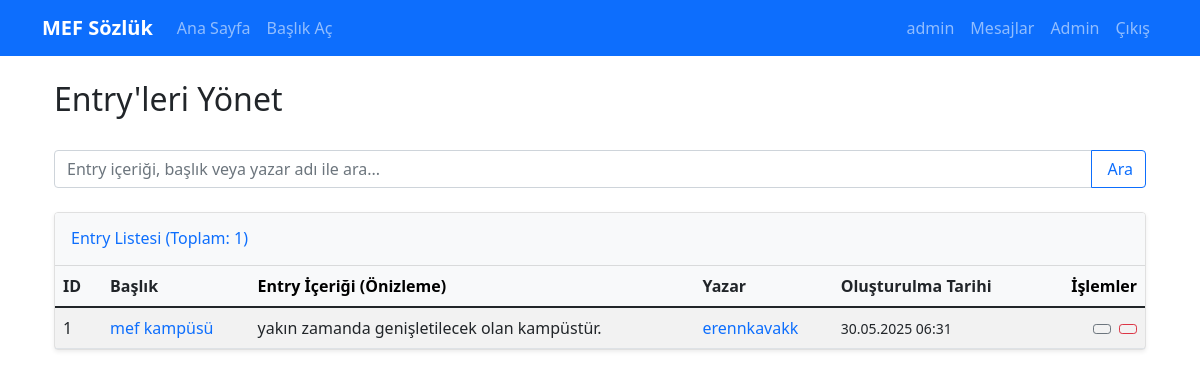
Screenshot of /admin/entries (signed in) with the database file from the repository.
### app/models/user.py (models this page shows, shortened)
class User(UserMixin, db.Model):
    id = db.Column(db.Integer, primary_key=True)
    email = db.Column(db.String(120), unique=True, nullable=False)
    nickname = db.Column(db.String(80), unique=True, nullable=False)
    real_name = db.Column(db.String(100), nullable=False)
    password_hash = db.Column(db.String(128))
    email_confirmed = db.Column(db.Boolean, default=False)
    email_confirmation_token = db.Column(db.String(100), unique=True)
    created_at = db.Column(db.DateTime, default=lambda: datetime.now(timezone.utc))
    last_seen = db.Column(db.DateTime, default=lambda: datetime.now(timezone.utc))
    is_admin = db.Column(db.Boolean, default=False)
    is_active = db.Column(db.Boolean, default=True)
    bio = db.Column(db.Text)
    entries = db.relationship('Entry', backref='author', lazy='dynamic', cascade='all, delete-orphan')
    following = db.relationship('Follow',
                               foreign_keys='Follow.follower_id',
                               backref='follower',
                               lazy='dynamic',
                               cascade='all, delete-orphan')
    followers = db.relationship('Follow',
                               foreign_keys='Follow.followed_id',
                               backref='followed',
                               lazy='dynamic',
                               cascade='all, delete-orphan')
    favorites = db.relationship('Favorite', backref='user', lazy='dynamic', cascade='all, delete-orphan')
    sent_messages = db.relationship('Message',
                                   foreign_keys='Message.sender_id',
                                   backref='sender',
                                   lazy='dynamic',
                                   cascade='all, delete-orphan')
    received_messages = db.relationship('Message',
                                       foreign_keys='Message.recipient_id',
                                       backref='recipient',
                                       lazy='dynamic',
                                       cascade='all, delete-orphan')
    def get_unread_message_count(self):
        return self.received_messages.filter_by(is_read=False).count()

### app/models/entry.py (models this page shows, shortened)
class Entry(db.Model):
    id = db.Column(db.Integer, primary_key=True)
    content = db.Column(db.Text, nullable=False)
    created_at = db.Column(db.DateTime, default=lambda: datetime.now(timezone.utc))
    updated_at = db.Column(db.DateTime, default=lambda: datetime.now(timezone.utc))
    title_id = db.Column(db.Integer, db.ForeignKey('title.id'), nullable=False)
    author_id = db.Column(db.Integer, db.ForeignKey('user.id'), nullable=False)
    favorites = db.relationship('Favorite', backref='entry', lazy='dynamic', cascade='all, delete-orphan')

class Title(db.Model):
    id = db.Column(db.Integer, primary_key=True)
    name = db.Column(db.String(200), unique=True, nullable=False)
    created_at = db.Column(db.DateTime, default=lambda: datetime.now(timezone.utc))
    last_entry_time = db.Column(db.DateTime, default=lambda: datetime.now(timezone.utc))
    entries = db.relationship('Entry', backref='title', lazy='dynamic', cascade='all, delete-orphan')

### app/routes/admin.py (the view, shortened to what this page needs)
@admin_bp.route('/entries')
@login_required
@admin_required
def manage_entries():
    page = request.args.get('page', 1, type=int)
    search = request.args.get('search', default="", type=str).strip()
    sort_by = request.args.get('sort_by', 'created_at')
    sort_order = request.args.get('sort_order', 'desc')
    query = Entry.query # BAŞLANGIÇ ATAMASI
    if search or sort_by in ['author_nickname', 'title_name']:
         query = query.join(User, Entry.author_id == User.id).join(Title, Entry.title_id == Title.id)
    order_column_map = {
        'id': Entry.id,
        'content': Entry.content, # Uzun metin için sıralama pratik olmayabilir
        'author_nickname': User.nickname,
        'title_name': Title.name,
        'created_at': Entry.created_at
    }
    order_column = order_column_map.get(sort_by, Entry.created_at)
    if sort_order == 'asc':
        query = query.order_by(order_column.asc())
    else:
        query = query.order_by(order_column.desc())
    entries = query.paginate(page=page, per_page=10, error_out=False)
    return render_template('admin/entries.html',
                            entries=entries,
                            search=search,
                            sort_by=sort_by,
                            sort_order=sort_order)

### app/__init__.py (called while the page is built)
@login_manager.user_loader
def load_user(user_id):
    from app.models.user import User
    return User.query.get(int(user_id))

### app/templates/admin/entries.html (shortened to what this page needs)
{% extends "base.html" %} {% block page_title %}Entry'leri Yönet{% endblock %}
{% block content %}
<div class="container-fluid mt-4 mb-5">
    <div class="d-flex justify-content-between align-items-center mb-4">
        <h2>Entry'leri Yönet</h2>
    </div>
    <form method="GET" action="{{ url_for('admin.manage_entries') }}" class="mb-4">
        <div class="input-group">
            <input type="text" class="form-control" name="search" placeholder="Entry içeriği, başlık veya yazar adı ile ara..." value="{{ search|default('') }}">
            <button class="btn btn-outline-primary" type="submit"> Ara</button>
        </div>
    </form>
    {% if entries and entries.items %}
    <div class="card shadow-sm">
        <div class="card-header bg-light py-3">
            <h6 class="m-0 font-weight-bold text-primary">Entry Listesi (Toplam: {{ entries.total }})</h6>
        </div>
        <div class="card-body p-0">
            <div class="table-responsive">
                <table class="table table-hover table-striped align-middle mb-0">
                    <thead class="table-light">
                        <tr>
                            {% macro sortable_th(field_name, display_name, current_sort_by, current_sort_order, current_search) -%}
                                <th scope="col">
                                    <a href="{{ url_for('admin.manage_entries', page=request.args.get('page', 1), search=current_search, sort_by=field_name, sort_order='asc' if current_sort_by == field_name and current_sort_order == 'desc' else 'desc') }}" class="text-decoration-none text-dark">
                                        {{ display_name }}
                                    </a>
                                </th>
                            {%- endmacro %}
                            {{ sortable_th('id', 'ID', sort_by, sort_order, search) }}
                            {{ sortable_th('title_name', 'Başlık', sort_by, sort_order, search) }}
                            <th scope="col">Entry İçeriği (Önizleme)</th> {{ sortable_th('author_nickname', 'Yazar', sort_by, sort_order, search) }}
                            {{ sortable_th('created_at', 'Oluşturulma Tarihi', sort_by, sort_order, search) }}
                            <th scope="col" class="text-end">İşlemler</th>
                        </tr>
                    </thead>
                    <tbody>
                        {% for entry_item in entries.items %}
                        <tr>
                            <td>{{ entry_item.id }}</td>
                            <td>
                                <a href="{{ url_for('main.view_title', id=entry_item.title_id) }}" target="_blank" class="text-decoration-none" title="{{ entry_item.title.name }}">
                                    {{ entry_item.title.name|truncate(40) }}
                                </a>
                            </td>
                            <td>{{ entry_item.content|striptags|truncate(80) }}</td>
                            <td>
                                <a href="{{ url_for('user.profile', nickname=entry_item.author.nickname) }}" target="_blank" class="text-decoration-none">
                                    {{ entry_item.author.nickname }}
                                </a>
                            </td>
                            <td><small>{{ entry_item.created_at.strftime('%d.%m.%Y %H:%M') }}</small></td>
                            <td class="text-end">
                                <a href="{{ url_for('entry.edit_entry', id=entry_item.id) }}" class="btn btn-sm btn-outline-secondary me-1" title="Entry'yi Düzenle" target="_blank">
                                </a>
                                <form action="{{ url_for('admin.delete_entry', entry_id=entry_item.id) }}" method="POST" class="d-inline-block" onsubmit="return confirm('Bu entry\'yi kalıcı olarak silmek istediğinizden emin misiniz? Bu işlem geri alınamaz.');">
                                    <button type="submit" class="btn btn-sm btn-outline-danger" title="Entry'yi Sil">
                                    </button>
                                </form>
                            </td>
                        </tr>
                        {% endfor %}
                    </tbody>
                </table>
            </div>
        </div>
    </div>
    {% else %}
    <div class="alert alert-info text-center" role="alert">
        Aradığınız kriterlere uygun entry bulunamadı veya henüz hiç entry yok.
    </div>
    {% endif %}
</div>
{% endblock %}

### app/templates/base.html (shortened to what this page needs)
<!DOCTYPE html>
<html lang="tr">
<head>
    <link href="https://cdn.jsdelivr.net/npm/bootstrap@5.1.3/dist/css/bootstrap.min.css" rel="stylesheet">
    <link href="{{ url_for('static', filename='css/style.css') }}" rel="stylesheet">
</head>
<body>
    <nav class="navbar navbar-expand-lg navbar-dark bg-primary">
        <div class="container">
            <a class="navbar-brand" href="{{ url_for('main.index') }}">MEF Sözlük</a>
            <div class="navbar-nav me-auto">
                <a class="nav-link" href="{{ url_for('main.index') }}">Ana Sayfa</a>
                {% if current_user.is_authenticated %}
                    <a class="nav-link" href="{{ url_for('entry.create_title') }}">Başlık Aç</a>
                {% endif %}
            </div>
            <div class="navbar-nav">
                {% if current_user.is_authenticated %}
                    <a class="nav-link" href="{{ url_for('user.profile', nickname=current_user.nickname) }}">
                        {{ current_user.nickname }}
                    </a>
                    <a class="nav-link" href="{{ url_for('user.messages') }}">
                        Mesajlar
                    </a>
                    {% if current_user.is_admin %}
                        <a class="nav-link" href="{{ url_for('admin.dashboard') }}">Admin</a>
                    {% endif %}
                    <a class="nav-link" href="{{ url_for('auth.logout') }}">Çıkış</a>
                {% else %}
                    <a class="nav-link" href="{{ url_for('auth.login') }}">Giriş</a>
                    <a class="nav-link" href="{{ url_for('auth.register') }}">Kayıt Ol</a>
                {% endif %}
            </div>
        </div>
    </nav>
    <div class="container mt-4">
        {% block content %}{% endblock %}
    </div>
</body>
</html>

### app/static/css/style.css (style rules this page uses)
.navbar-brand { font-weight: bold; }
.card { box-shadow: 0 2px 4px rgba(0,0,0,0.1); border: 1px solid #e0e0e0; }
a[href*="/user/"] { font-weight: 500; text-decoration: none; }

### rows the page displays
User: nickname "admin"
Entry: id "1", title.name "mef kampüsü", content "yakın zamanda genişletilecek olan kampüstür.", author.nickname "erennkavakk", created_at "30.05.2025 06:31"

### other values shown
{{ entries.total }} "1"
{{ display_name }} "ID Başlık Yazar Oluşturulma Tarihi"
